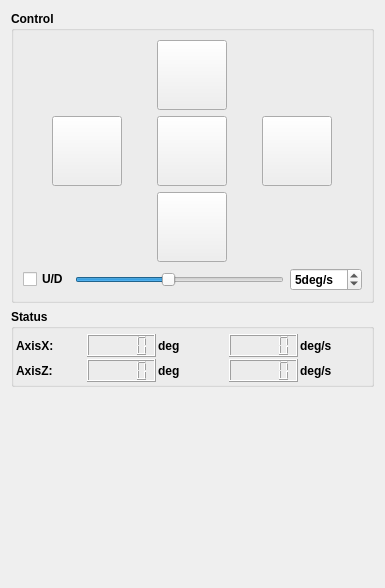
<?xml version="1.0" encoding="UTF-8"?>
<ui version="4.0">
 <class>inchingWidget</class>
 <widget class="QWidget" name="inchingWidget">
  <property name="geometry">
   <rect>
    <x>0</x>
    <y>0</y>
    <width>385</width>
    <height>588</height>
   </rect>
  </property>
  <property name="font">
   <font>
    <weight>75</weight>
    <bold>true</bold>
   </font>
  </property>
  <property name="windowTitle">
   <string>inchingWidget</string>
  </property>
  <layout class="QVBoxLayout" name="verticalLayout_4">
   <item>
    <widget class="QGroupBox" name="controlBox">
     <property name="title">
      <string>Control</string>
     </property>
     <layout class="QGridLayout" name="gridLayout_2">
      <item row="0" column="0">
       <layout class="QGridLayout" name="gridLayout">
        <item row="3" column="1">
         <widget class="QPushButton" name="startBtn">
          <property name="enabled">
           <bool>true</bool>
          </property>
          <property name="sizePolicy">
           <sizepolicy hsizetype="Fixed" vsizetype="Fixed">
            <horstretch>0</horstretch>
            <verstretch>0</verstretch>
           </sizepolicy>
          </property>
          <property name="minimumSize">
           <size>
            <width>70</width>
            <height>70</height>
           </size>
          </property>
          <property name="maximumSize">
           <size>
            <width>70</width>
            <height>70</height>
           </size>
          </property>
          <property name="styleSheet">
           <string notr="true"/>
          </property>
          <property name="text">
           <string/>
          </property>
          <property name="icon">
           <iconset>
            <normaloff>:/icons/blue_starticon.png</normaloff>
            <normalon>:/icons/blue_stopicon.png</normalon>:/icons/blue_starticon.png</iconset>
          </property>
          <property name="iconSize">
           <size>
            <width>65</width>
            <height>65</height>
           </size>
          </property>
          <property name="checkable">
           <bool>true</bool>
          </property>
         </widget>
        </item>
        <item row="4" column="1">
         <widget class="QPushButton" name="downBtn">
          <property name="enabled">
           <bool>true</bool>
          </property>
          <property name="sizePolicy">
           <sizepolicy hsizetype="Fixed" vsizetype="Fixed">
            <horstretch>0</horstretch>
            <verstretch>0</verstretch>
           </sizepolicy>
          </property>
          <property name="minimumSize">
           <size>
            <width>70</width>
            <height>70</height>
           </size>
          </property>
          <property name="maximumSize">
           <size>
            <width>70</width>
            <height>70</height>
           </size>
          </property>
          <property name="styleSheet">
           <string notr="true"/>
          </property>
          <property name="text">
           <string/>
          </property>
          <property name="icon">
           <iconset>
            <normaloff>:/icons/down-arrow.png</normaloff>:/icons/down-arrow.png</iconset>
          </property>
          <property name="iconSize">
           <size>
            <width>65</width>
            <height>65</height>
           </size>
          </property>
         </widget>
        </item>
        <item row="0" column="1">
         <widget class="QPushButton" name="upBtn">
          <property name="enabled">
           <bool>true</bool>
          </property>
          <property name="sizePolicy">
           <sizepolicy hsizetype="Fixed" vsizetype="Fixed">
            <horstretch>0</horstretch>
            <verstretch>0</verstretch>
           </sizepolicy>
          </property>
          <property name="minimumSize">
           <size>
            <width>70</width>
            <height>70</height>
           </size>
          </property>
          <property name="maximumSize">
           <size>
            <width>70</width>
            <height>70</height>
           </size>
          </property>
          <property name="styleSheet">
           <string notr="true"/>
          </property>
          <property name="text">
           <string/>
          </property>
          <property name="icon">
           <iconset>
            <normaloff>:/icons/up-arrow.png</normaloff>:/icons/up-arrow.png</iconset>
          </property>
          <property name="iconSize">
           <size>
            <width>70</width>
            <height>70</height>
           </size>
          </property>
         </widget>
        </item>
        <item row="3" column="0">
         <widget class="QPushButton" name="leftBtn">
          <property name="enabled">
           <bool>true</bool>
          </property>
          <property name="sizePolicy">
           <sizepolicy hsizetype="Fixed" vsizetype="Fixed">
            <horstretch>0</horstretch>
            <verstretch>0</verstretch>
           </sizepolicy>
          </property>
          <property name="minimumSize">
           <size>
            <width>70</width>
            <height>70</height>
           </size>
          </property>
          <property name="maximumSize">
           <size>
            <width>70</width>
            <height>70</height>
           </size>
          </property>
          <property name="styleSheet">
           <string notr="true"/>
          </property>
          <property name="text">
           <string/>
          </property>
          <property name="icon">
           <iconset>
            <normaloff>:/icons/left-arrow.png</normaloff>:/icons/left-arrow.png</iconset>
          </property>
          <property name="iconSize">
           <size>
            <width>65</width>
            <height>65</height>
           </size>
          </property>
         </widget>
        </item>
        <item row="3" column="2">
         <widget class="QPushButton" name="rightBtn">
          <property name="enabled">
           <bool>true</bool>
          </property>
          <property name="sizePolicy">
           <sizepolicy hsizetype="Fixed" vsizetype="Fixed">
            <horstretch>0</horstretch>
            <verstretch>0</verstretch>
           </sizepolicy>
          </property>
          <property name="minimumSize">
           <size>
            <width>70</width>
            <height>70</height>
           </size>
          </property>
          <property name="maximumSize">
           <size>
            <width>70</width>
            <height>70</height>
           </size>
          </property>
          <property name="styleSheet">
           <string notr="true"/>
          </property>
          <property name="text">
           <string/>
          </property>
          <property name="icon">
           <iconset>
            <normaloff>:/icons/right-arrow.png</normaloff>:/icons/right-arrow.png</iconset>
          </property>
          <property name="iconSize">
           <size>
            <width>65</width>
            <height>65</height>
           </size>
          </property>
         </widget>
        </item>
       </layout>
      </item>
      <item row="1" column="0">
       <layout class="QHBoxLayout" name="horizontalLayout">
        <item>
         <widget class="QCheckBox" name="UDcheckBox">
          <property name="text">
           <string>U/D</string>
          </property>
         </widget>
        </item>
        <item>
         <widget class="QSlider" name="velSlider">
          <property name="minimum">
           <number>1</number>
          </property>
          <property name="maximum">
           <number>10</number>
          </property>
          <property name="value">
           <number>5</number>
          </property>
          <property name="orientation">
           <enum>Qt::Horizontal</enum>
          </property>
          <property name="invertedAppearance">
           <bool>false</bool>
          </property>
          <property name="invertedControls">
           <bool>false</bool>
          </property>
          <property name="tickPosition">
           <enum>QSlider::NoTicks</enum>
          </property>
         </widget>
        </item>
        <item>
         <widget class="QSpinBox" name="velSpinBox">
          <property name="maximumSize">
           <size>
            <width>90</width>
            <height>16777215</height>
           </size>
          </property>
          <property name="suffix">
           <string>deg/s</string>
          </property>
          <property name="minimum">
           <number>1</number>
          </property>
          <property name="maximum">
           <number>10</number>
          </property>
          <property name="value">
           <number>5</number>
          </property>
         </widget>
        </item>
       </layout>
      </item>
     </layout>
    </widget>
   </item>
   <item>
    <widget class="QGroupBox" name="statusBox">
     <property name="enabled">
      <bool>true</bool>
     </property>
     <property name="title">
      <string>Status</string>
     </property>
     <layout class="QVBoxLayout" name="verticalLayout_3">
      <property name="spacing">
       <number>2</number>
      </property>
      <property name="leftMargin">
       <number>2</number>
      </property>
      <property name="topMargin">
       <number>5</number>
      </property>
      <property name="rightMargin">
       <number>2</number>
      </property>
      <property name="bottomMargin">
       <number>2</number>
      </property>
      <item>
       <layout class="QHBoxLayout" name="horizontalLayout_2">
        <item>
         <widget class="QLabel" name="axisXLabel">
          <property name="text">
           <string>AxisX:</string>
          </property>
         </widget>
        </item>
        <item>
         <widget class="QLCDNumber" name="xPosLcdNum"/>
        </item>
        <item>
         <widget class="QLabel" name="posUnit">
          <property name="text">
           <string>deg</string>
          </property>
         </widget>
        </item>
        <item>
         <widget class="QLCDNumber" name="xVelLcdNum"/>
        </item>
        <item>
         <widget class="QLabel" name="velUnit">
          <property name="text">
           <string>deg/s</string>
          </property>
         </widget>
        </item>
       </layout>
      </item>
      <item>
       <layout class="QHBoxLayout" name="horizontalLayout_3">
        <item>
         <widget class="QLabel" name="axisZLabel">
          <property name="text">
           <string>AxisZ:</string>
          </property>
         </widget>
        </item>
        <item>
         <widget class="QLCDNumber" name="zPosLcdNum"/>
        </item>
        <item>
         <widget class="QLabel" name="posUnit_2">
          <property name="text">
           <string>deg</string>
          </property>
         </widget>
        </item>
        <item>
         <widget class="QLCDNumber" name="zVelLcdNum"/>
        </item>
        <item>
         <widget class="QLabel" name="velUnit_2">
          <property name="text">
           <string>deg/s</string>
          </property>
         </widget>
        </item>
       </layout>
      </item>
     </layout>
    </widget>
   </item>
   <item>
    <spacer name="verticalSpacer">
     <property name="orientation">
      <enum>Qt::Vertical</enum>
     </property>
     <property name="sizeHint" stdset="0">
      <size>
       <width>20</width>
       <height>0</height>
      </size>
     </property>
    </spacer>
   </item>
  </layout>
 </widget>
 <resources>
  <include location="icons.qrc"/>
 </resources>
 <connections>
  <connection>
   <sender>velSlider</sender>
   <signal>valueChanged(int)</signal>
   <receiver>velSpinBox</receiver>
   <slot>setValue(int)</slot>
   <hints>
    <hint type="sourcelabel">
     <x>147</x>
     <y>274</y>
    </hint>
    <hint type="destinationlabel">
     <x>337</x>
     <y>273</y>
    </hint>
   </hints>
  </connection>
  <connection>
   <sender>velSpinBox</sender>
   <signal>valueChanged(int)</signal>
   <receiver>velSlider</receiver>
   <slot>setValue(int)</slot>
   <hints>
    <hint type="sourcelabel">
     <x>347</x>
     <y>265</y>
    </hint>
    <hint type="destinationlabel">
     <x>209</x>
     <y>269</y>
    </hint>
   </hints>
  </connection>
 </connections>
</ui>
